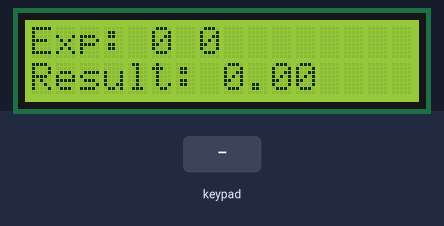
This sketch was run on a simulated Arduino Uno, built with avr-gcc and run on an emulated ATmega328P. Shown: 16×2 character LCD. The inputs (shaded band) are chosen by the test bench.

Above: at 3.2 s.
3.3 s: keypad keys 1 2 1 1 1 0 9 * pressed 0.4 s apart
At 6.7 s:
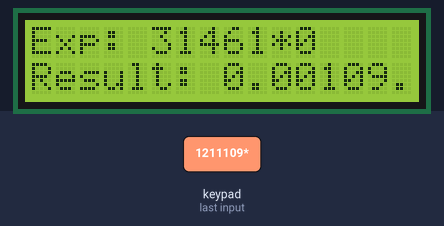
8.0 s: key '+' pressed
At 8.4 s:
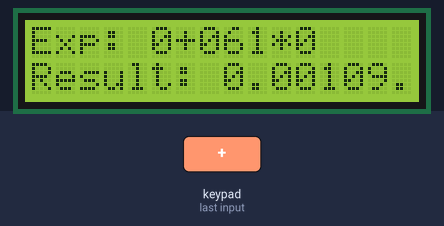
9.5 s: key '*' pressed
11.0 s: keypad keys 8 / 2 = pressed 0.4 s apart
At 12.7 s:
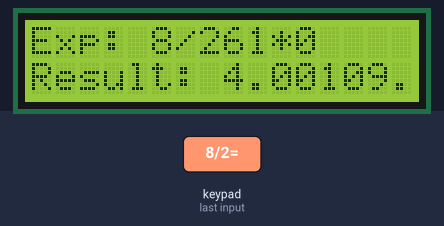
14.1 s: key 'C' pressed
At 15.3 s:
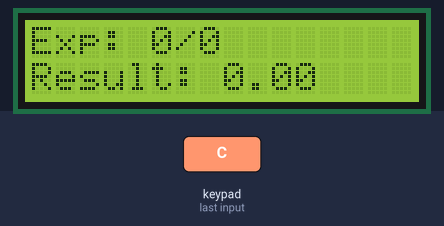
15.6 s: keypad keys 7 + 5 = pressed 0.4 s apart
At 17.2 s:
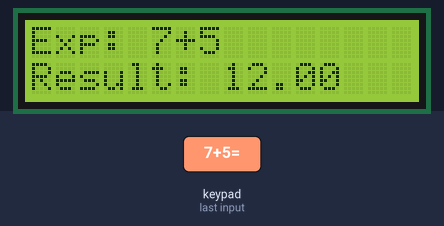
Timing chart, 0 to 18.7 s (numbered marks = the images above; inputs shaded):
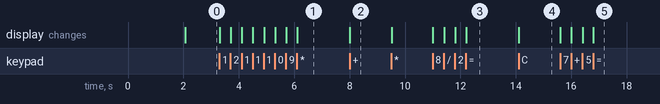

The sketch:

Calculator.ino
```cpp
#include <LiquidCrystal.h>
#include <Keypad.h>

const byte ROWS = 4, COLS = 4;
char keys[ROWS][COLS] = {
  {'1','2','3','+'},
  {'4','5','6','-'},
  {'7','8','9','*'},
  {'C','0','=','/'}
};

byte rowPins[ROWS] = {12, 11, 10, 9};
byte colPins[COLS] = {8, 7, 6, 5};
Keypad kpd = Keypad(makeKeymap(keys), rowPins, colPins, ROWS, COLS);

const int rs = 0, en = 1, d4 = 2, d5 = 3, d6 = 4, d7 = 13;
LiquidCrystal lcd(rs, en, d4, d5, d6, d7);

int Num1 = 0, Num2 = 0;
double Number = 0;
char key, action;
bool result = false;

void setup() {
  lcd.begin(16, 2);
  lcd.print("Simple ");
  lcd.setCursor(0, 1);
  lcd.print("Calculator");
  delay(2000);
  lcd.clear();
}

void loop() {
  key = kpd.getKey();
  if (key != NO_KEY) processKey();
  if (result) calculateResult();
  displayResult();
}

void processKey() {
  if (key == 'C') {  // Reset
    Number = Num1 = Num2 = 0;
    result = false;
    lcd.clear();
  } else if (key >= '0' && key <= '9') {  // Integer Input Only
    Number = (Number * 10) + (key - '0');
  } else if (key == '=') {  // Equals
    Num2 = Number;
    result = true;
  } else if (key == '+' || key == '-' || key == '*' || key == '/') {  // Operations
    Num1 = Number;
    Number = 0;
    result = false;
    action = key;
  }
}

void calculateResult() {
  switch (action) {
    case '+': Number = Num1 + Num2; break;
    case '-': Number = Num1 - Num2; break;
    case '*': Number = Num1 * Num2; break;
    case '/': Number = (Num2 != 0) ? ((double)Num1 / Num2) : 0.0; break;
  }
  result = false;
}

void displayResult() {
  lcd.setCursor(0, 0);
  lcd.print("Exp: ");lcd.print(Num1); lcd.print(action); lcd.print(Num2);
  if (result) { lcd.print("="); lcd.print(Number, 2); }
  lcd.setCursor(0, 1);
  lcd.print("Result: "); lcd.print(Number, 2);
}
```

Measured:
- after the input at 3.3 s, the display: first changes at once (image 1 shows a later state)
- after the input at 8.0 s, the display: changes at once (image 2)
- after the input at 11.0 s, the display: first changes at once (image 3 shows a later state)
- after the input at 14.1 s, the display: changes at once (image 4)
- after the input at 15.6 s, the display: first changes at once (image 5 shows a later state)
